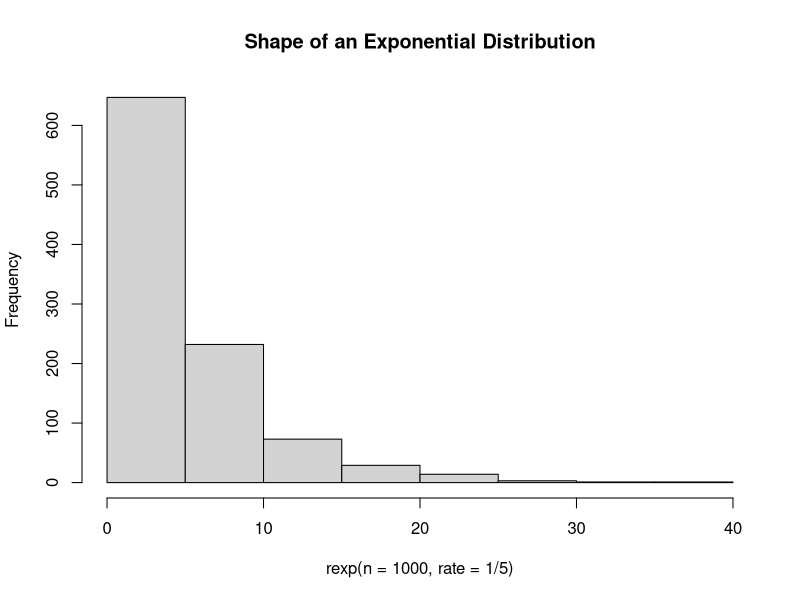
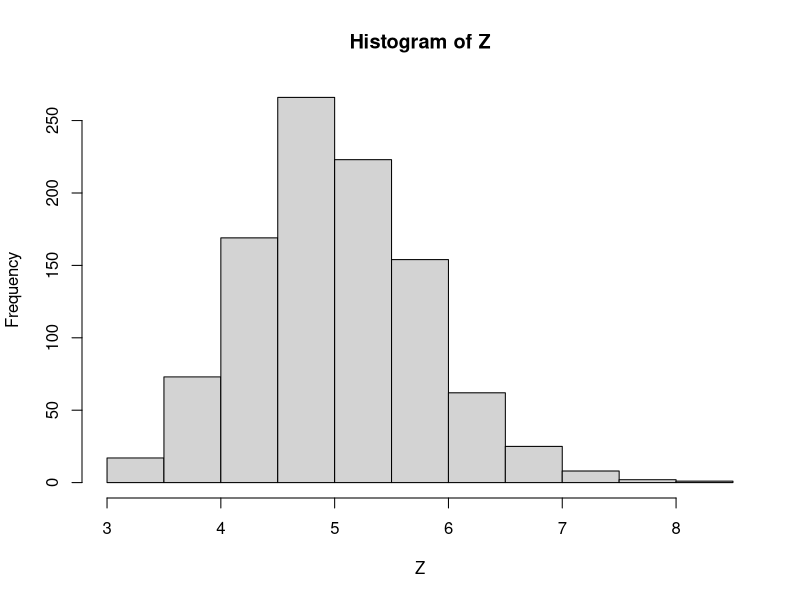
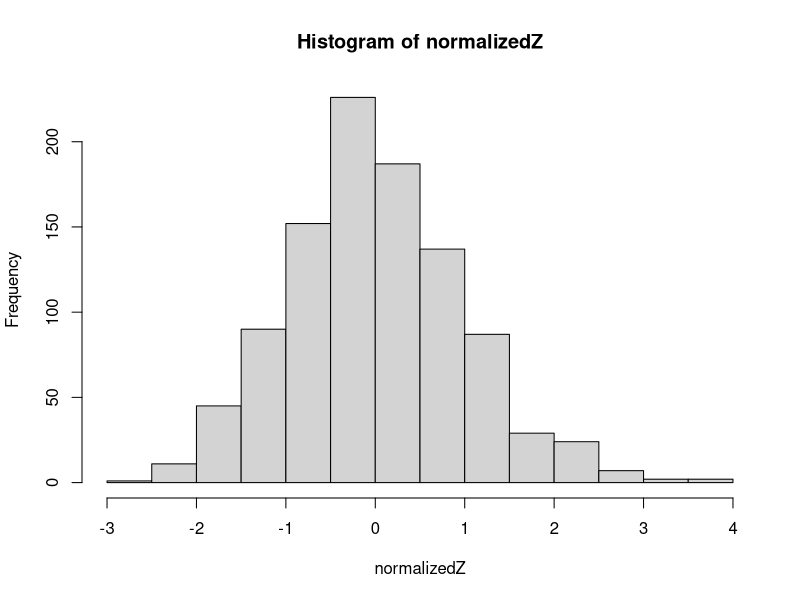

Recreate these plots in R, in order.
## ---- chunk 1
lambda <- 0.2
mu <- 1 / lambda
sigma <- 1 / lambda
c(lambda, mu, sigma)
## ---- chunk 2
hist(rexp(n=1000, rate=1/5), main="Shape of an Exponential Distribution")
## ---- chunk 3
# set the seed so others can reproduce our results
set.seed(123456789)
n <- 40
Z <- NULL
for (i in 1:1000) { 
  Z <- c(Z, mean(rexp(n, lambda))) 
}
str(Z)
## ---- chunk 4
hist(Z)
## ---- chunk 5
theoretical_mean <- mu
sample_mean      <- mean(Z)

round(c(theoretical_mean, sample_mean), 2)
## ---- chunk 6
theoretical_variance <- sigma^2/n
sample_variance      <- var(Z)

round(c(theoretical_variance, sample_variance), 2)
## ---- chunk 7
normalizedZ <- (Z - mu)/(sigma / sqrt(n))
hist(normalizedZ)
## ---- chunk 8
standard_mean   <- 0
standard_median <- 0
standard_dev    <- 1

round(c(standard_mean, standard_median, standard_dev), 4)
## ---- chunk 9
normalizedZ_mean   <- mean(normalizedZ)
normalizedZ_median <- median(normalizedZ)
normalizedZ_dev    <- sd(normalizedZ)

round(c(normalizedZ_mean, normalizedZ_median, normalizedZ_dev), 4)
